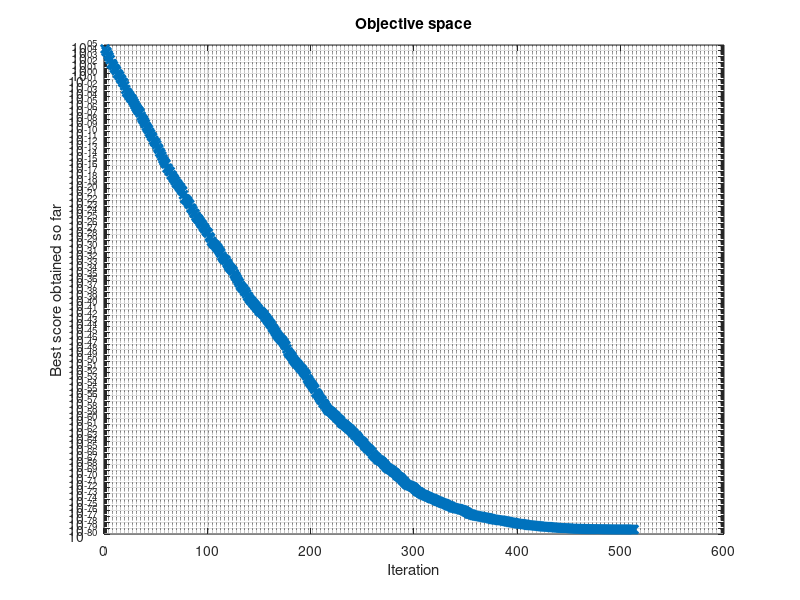

Source code (MATLAB):

% Article Name: Memory, Evolutionary Operator, and Local Search Based Improved Grey Wolf Optimizer 
% with Linear Population Size Reduction Technique
% DOI: https://doi.org/10.1016/j.knosys.2023.110297 
% The algorithm was developed by Rasel Ahmed, Emeritus Professor Gade Pandu Rangaiah,
% and Professor Seyedali Mirjalili with significant help from the other co-authors(in the year 2022)
% The intention of making this code open source is to enrich the knowledge domain 
% and codes related to GWO, and also to help the research community.
% If you use this code, and/or get benifited from our work, please cite our work. 
% We would be happy if you found our code and article useful to you and your project. 

% The basic GWO algorithm part of this MELGWO is taken and slightly modified from the original code
% developed by professor Seyedali Mirjalili, we are thankful to professor Seyedali Mirjalili and 
% his team for this. The DOI of the article: http://dx.doi.org/10.1016/j.advengsoft.2013.12.007
% The local search technique used in this algorithm is adapted, and further modified from the Niching 
% PSO algorithm developed by Professor P-N-Suganthan and his team. 
% The DOI of the article: http://dx.doi.org/10.1016/j.ins.2012.02.011

% This code is mainly designed for solving basic optimization (mininmization) problems with real variables, 
% but it can also work for high dimensional optimization problems, and problems with inequality constraints. 
% To solve problems with inequality, you need to adapt an ineqaulity constraint handling 
% technique with the algorithm. So far, we didn't test the algortihm for
% equality constrant problems. But, we would like to encourage researcher to adapt any efficient equality-inequality 
% constraint handling technique to this algorithm and apply it for various types of optimization problems. 
% Finally, thank you so much for reading our article, and looking into our code. 

clc;
clear;
close all;


%% Define the Cost Function here
function z = Sphere(x)
    z = sum(x.^2);
end


%% Problem Definition

% BASIC / GENERAL PARAMETERS 
fobj= @(x)Sphere(x);  % Cost Function
nVar = 30;            % Maximum number of Decision Variables or Dimensions of the problem 
m = [1 nVar];         % Size of Decision Variables Matrix
lb = -100;            % Lower bound
ub = 100;             % Upper bound 
Agents_no = 100;      % Number of search agents
Max_iter = 500;       % Maximum number of iterations
FE =0;                % FUNCTION EVALUATION COUNTER 
Max_FE = 50000;       % MAXIMUM NUMBER OF FUNCTION EVALUATION
l=0;% Loop counter

Convergence_curve=zeros(1,Max_iter); % Array for storing best function values to plot the convergence curve

% ALGORITHM SPECIFIC PARAMETERS 
Min_Agents_no = 10;
Max_Agents_no = Agents_no;
Fmin = 0.10;
Fmax = 2.00;
pCR = 0.60;
bounds(:,1) = lb;
bounds(:,2) = ub;
wmax = 1;
wmin = 0.1;


VRmin = bounds(:,1)';
VRmax = bounds(:,2)';

if length(VRmin)==1
    VRmin=repmat(VRmin,1,nVar);
    VRmax=repmat(VRmax,1,nVar);
end
mv=0.5*(VRmax-VRmin);
VRmin=repmat(VRmin,Agents_no,1);
VRmax=repmat(VRmax,Agents_no,1);
Vmin=repmat(-mv,Agents_no,1);
Vmax=-Vmin;

% initialize alpha, beta, and delta_pos
Alpha_pos=zeros(1,nVar);
Alpha_score=inf; %change this to -inf for maximization problems

Beta_pos=zeros(1,nVar);
Beta_score=inf; %change this to -inf for maximization problems

Delta_pos=zeros(1,nVar);
Delta_score=inf; %change this to -inf for maximization problems

%% INITIALIZATION OF WOLVES 
Boundary_no = size(ub,2); % numnber of boundaries
% If the boundaries of all variables are equal, then user needs to enter two different signle
% numbers for both ub and lb (like lb = -100; ub = 100;)

% if Boundary_no==1
for i = 1:Agents_no
    Agents(i).Position=unifrnd(lb,ub,m);
    Agents(i).fitness=fobj(Agents(i).Position);
    FE=FE+1;
end

% If each variable has a different lb and ub (such as lb = [-10, -100, -2, -4.5]; ub = 10, 100, 2, 4.5]);
% if Boundary_no > 1
%     for i=1:dim
%         ub_i=ub(i);
%         lb_i=lb(i);
%         Agents(i).Position = unifrnd(lb,ub,dimsize);
%     end
% end


for i = 1:Agents_no
    Agents_Position_Memory_old(i,:) = Agents(i).Position;
    Agents_Cost_Memory_old(i) = Agents(i).fitness;
end

Agents_Position_Memory = Agents_Position_Memory_old;
Agents_Cost_Memory = Agents_Cost_Memory_old;

%ENDING OF INITIALIZATION
  
%% Selecting alpha, beta, and delta from the initials 

for i = 1: Agents_no

        if Agents(i).fitness < Alpha_score
            Alpha_score = Agents(i).fitness; % Update alpha
            Alpha_pos = Agents(i).Position;
        end

        if Agents(i).fitness > Alpha_score && Agents(i).fitness < Beta_score
            Beta_score = Agents(i).fitness; % Update beta
            Beta_pos = Agents(i).Position;
        end

        if Agents(i).fitness > Alpha_score && Agents(i).fitness > Beta_score && Agents(i).fitness < Delta_score
            Delta_score = Agents(i).fitness; % Update delta
            Delta_pos = Agents(i).Position;
        end

end


%  Main Loop 
%% GREY WOLF OPTIMIZER PART 

while FE < Max_FE
    for i=1:Agents_no
        
        % Checking boundaries 
        Agents(i).Position = max(Agents(i).Position,lb);
        Agents(i).Position = min(Agents(i).Position,ub);
        Agents_Position_Memory(i,:) = max(Agents_Position_Memory(i,:),lb);
        Agents_Position_Memory(i,:) = min(Agents_Position_Memory(i,:),ub);
        
        % Update Alpha, Beta, and Delta from the Explorer swarm 
        if Agents(i).fitness < Alpha_score
            Alpha_score = Agents(i).fitness; % Update alpha
            Alpha_pos = Agents(i).Position;
        end
        
        if Agents(i).fitness > Alpha_score && Agents(i).fitness < Beta_score
            Beta_score = Agents(i).fitness; % Update beta
            Beta_pos = Agents(i).Position;
        end
        
        if Agents(i).fitness > Alpha_score && Agents(i).fitness > Beta_score && Agents(i).fitness < Delta_score
            Delta_score = Agents(i).fitness; % Update delta
            Delta_pos = Agents(i).Position;
        end
    end
    
    a=2-l*((2)/Max_iter); % a decreases linearly fron 2 to 0
    
    % Update the Position of search agents including omegas
    for i=1:Agents_no
        
        r1=rand(); % r1 is a random number in [0,1]
        r2=rand(); % r2 is a random number in [0,1]
        
        A1=2*a*r1-a; % Equation (3.3)
        C1=2*r2; % Equation (3.4)
        
        D_alpha=abs(C1*Alpha_pos-Agents(i).Position); % Equation (3.5)-part 1
        X1=Alpha_pos -A1*D_alpha; % Equation (3.6)-part 1
        
        r1=rand();
        r2=rand();
        
        A2=2*a*r1-a; % Equation (3.3)
        C2=2*r2; % Equation (3.4)
        
        D_beta=abs(C2*Beta_pos-Agents(i).Position); % Equation (3.5)-part 2
        X2=Beta_pos-A2*D_beta; % Equation (3.6)-part 2
        
        r1=rand();
        r2=rand();
        
        A3=2*a*r1-a; % Equation (3.3)
        C3=2*r2; % Equation (3.4)
        
        D_delta=abs(C3*Delta_pos-Agents(i).Position); % Equation (3.5)-part 3
        X3=Delta_pos-A3*D_delta; % Equation (3.5)-part 3
        
        Agents(i).Position=(X1+X2+X3)/3;% Equation (3.7)
        
        % Calculate objective function for each search agent
        Agents(i).Position = max(Agents(i).Position,lb);
        Agents(i).Position = min(Agents(i).Position,ub);
        Agents(i).fitness=fobj(Agents(i).Position);
        FE=FE+1;
        
        
    end
 %% EVOLUTIONARY OPERATORS FROM DE 

    for i=1:Agents_no
        x = Agents(i).Position;
        F =  Fmin + (Fmax - Fmin) * ((Max_iter-(l-1))/Max_iter);
        %y =   Alpha_pos + F*(Beta_pos - Delta_pos);
        y =  x  + F.*(Alpha_pos - x);
        
        % Crossover
        z=zeros(size(x));
        j0=randi([1 numel(x)]);
        for j=1:numel(x)
            if j==j0 || rand<=pCR
                z(j)=y(j);
            else
                z(j)=x(j);
            end
        end
        
        NewSol.Position=z;
        
        NewSol.Position = max(NewSol.Position,lb);
        NewSol.Position = min(NewSol.Position,ub);
        
        NewSol.Cost= fobj(NewSol.Position);
        FE = FE+1;
        
        if NewSol.Cost < Agents(i).fitness
            Agents(i).Position =  NewSol.Position;
            Agents(i).fitness =  NewSol.Cost;
        end
    end
    
    %% UPDATING THE MEMORY 
    for i = 1:Agents_no
        if Agents(i).fitness < Agents_Cost_Memory(i)
            Agents_Position_Memory(i,:) = Agents(i).Position;
            Agents_Cost_Memory(i) = Agents(i).fitness;
        end
    end
    
    %% SORTING MEMORY
    [Agents_Cost_Memory]=[Agents_Cost_Memory];
    [Agents_Cost_Memory, SortOrder]=sort(Agents_Cost_Memory);
    Agents_Position_Memory = Agents_Position_Memory(SortOrder,:);
    
    %% STARTING OF LOCAL SEARCH PART
    
    for k=1: Agents_no/2
        [temp kk] =sort (sqrt(sum((ones(Agents_no,1)*Agents_Position_Memory(k,:) - Agents_Position_Memory).^2,2)));%distance
        if Agents_Cost_Memory(kk(1)) <= Agents_Cost_Memory(kk(2))
            nbest1 = Agents_Position_Memory(kk(1),:);
            nbest2 = Agents_Position_Memory(kk(2),:);% particle_Position_Memory , particle_fitness_Memory
        else
            nbest2=Agents_Position_Memory(kk(1),:);
            nbest1=Agents_Position_Memory(kk(2),:);
        end
        
        temp_pbest=Agents_Position_Memory(k,:) + 2*rand(1,nVar).*(nbest1-nbest2);%nearest n best
        % temp_pbest= particle_Position_Memory(k,:)+2*randn(1,D).*(nbest1-nbest2);
        temp_pbest = ((temp_pbest >= VRmin(1,:))&(temp_pbest <= VRmax(1,:))).*temp_pbest...
            +(temp_pbest < VRmin(1,:)).*(VRmin(1,:) + 0.25.*(VRmax(1,:) - VRmin(1,:)).*rand(1,nVar)) ...
            + (temp_pbest > VRmax(1,:)).*(VRmax(1,:) - 0.25.*(VRmax(1,:) - VRmin(1,:)).*rand(1,nVar));
        
        
        temp_pbest_val = fobj (temp_pbest);%benchmark_functions(temp_pbest,Benchmark_Function_ID,D);
        FE=FE+1;
        
        tmp = (Agents_Cost_Memory(k) < temp_pbest_val);
        temp = repmat(tmp,1,nVar);
        Agents_Position_Memory(k,:) = temp.*Agents_Position_Memory(k,:) + (1-temp).*temp_pbest;
        Agents_Cost_Memory(k) = tmp.*Agents_Cost_Memory(k) + (1-tmp).*temp_pbest_val;%update the pbest LOCAL SESCRCJ particle_Position_Memory(j,:);
        %                                       nbestval(i)=particle_fitness_Memory(j);
        
        
        Agents_Position_Memory(k,:) = max(Agents_Position_Memory(k,:),lb);
        Agents_Position_Memory(k,:) = min(Agents_Position_Memory(k,:),ub);
        
 %% UPDATINH ALPHA, BETA, AND DELTA FROM THE MEMORY SWARM ALSO
        
        if Agents_Cost_Memory(k) < Alpha_score
            
            Alpha_pos =   Agents_Position_Memory(k,:);
            Alpha_score = Agents_Cost_Memory(k);
        end
        
        if Agents_Cost_Memory(k) < Beta_score && Agents_Cost_Memory(k) > Alpha_score
            
            Beta_pos =   Agents_Position_Memory(k,:);
            Beta_score = Agents_Cost_Memory(k);
        end
        
        if Agents_Cost_Memory(k) < Delta_score && Agents_Cost_Memory(k) > Alpha_score && Agents_Cost_Memory(k) > Beta_score
            
            Delta_pos =   Agents_Position_Memory(k,:);
            Delta_score = Agents_Cost_Memory(k);
        end
    end
    
    
 %% LINEAR POPULATION SIZE REDUCTION  
    
    Plan_Agent_no = round((((Min_Agents_no - Max_Agents_no) / Max_FE) * FE) + Max_Agents_no);
    
    if Agents_no > Plan_Agent_no
        reduction_ind_num = Agents_no - Plan_Agent_no;
        if Agents_no - reduction_ind_num <  Min_Agents_no; reduction_ind_num = Agents_no - Min_Agents_no;
        end
        
        Agents_no = Agents_no - reduction_ind_num;
        
        for r = 1 : reduction_ind_num
            [fitness]=[Agents.fitness];
            [fitness, SortOrder]=sort(fitness);
            Agents = Agents(SortOrder);
            worst_ind = SortOrder(end);
            Agents = Agents(1:Agents_no);
            fitness = fitness(1:Agents_no);
            Agents_Position_Memory(worst_ind,:) = [];
            Agents_Cost_Memory = Agents_Cost_Memory(1:Agents_no);
        end
    end
    
 %% STORING / SAVING RESULTS 
    l=l+1;
    Convergence_curve(l)=Alpha_score;
    BestSol9 = Alpha_score ;
    BestPos9 = Alpha_pos ;
    BestCost9 = Convergence_curve ;
    disp(['Iteration ' num2str(l) ': Best Cost = ' num2str( Convergence_curve(l))]);
    
end

%% Drawing / plotting objective space
semilogy(Convergence_curve,'-x', 'LineWidth',2)
title('Objective space')
xlabel('Iteration');
ylabel('Best score obtained so far');
grid on;